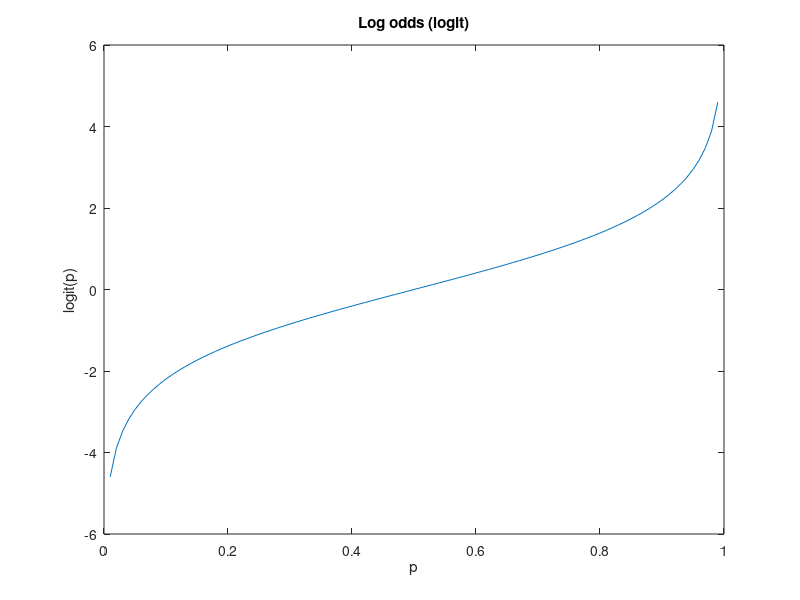

This figure's MATLAB source:
% Log odds graph

p = 0:0.01:1;

logitp = log(p) - log(1-p);

plot(p,logitp)
title('Log odds (logit)')
xlabel('p')
ylabel('logit(p)')